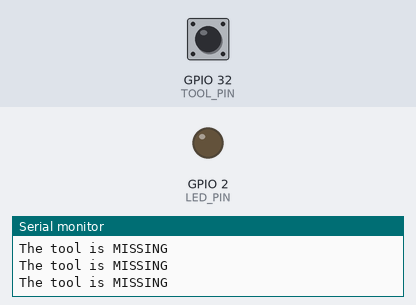
Bench run of a sketch on a simulated ESP32. Parts: output pins drawn as LEDs (lit = HIGH), the last lines printed to the serial monitor. The inputs (shaded band) are chosen by the test bench; at power-on: GPIO 32 (TOOL_PIN) HIGH.

Above: at 1.7 s.
1.8 s: GPIO 32 (TOOL_PIN) pulled LOW for 1 s
At 3.0 s:
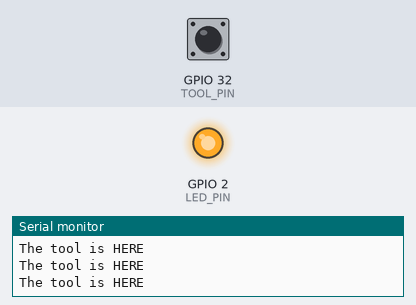
Timing chart, 0 to 4.8 s (numbered marks = the images above; inputs shaded):
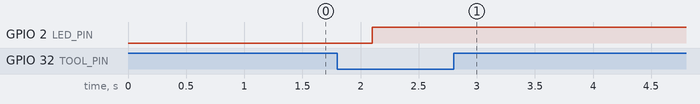

Measured:
- after the input at 1.8 s, GPIO 2 (LED_PIN): LOW → HIGH after 0.30 s

The sketch:

ProximitySensor.ino
```cpp
//Written by Nick Koumaris
//info@educ8s.tv

#include <MFRC522.h>
#include <Adafruit_GFX.h>
#include <Adafruit_SSD1306.h>
#include <SPI.h>
#include <stdio.h>
#include <stdlib.h>
#include <string.h>
#include <ezButton.h>
#include "FS.h"
#include "SD.h"

#define TOOL_PIN 32
#define LED_PIN 2
#define TOOLS_NUM 1
ezButton tool_switch(TOOL_PIN);


void setup()
{
  Serial.begin(115200);
  tool_switch.setDebounceTime(50);
  pinMode(LED_PIN, OUTPUT);
  digitalWrite(LED_PIN, LOW);    // turn the LED off by making the voltage LOW
  delay(500);

}

void loop(){
   tool_switch.loop(); // MUST call the loop() function first
  for (int i = 0 ; i < TOOLS_NUM ; i++)
  {
if (tool_switch.isPressed()){
          // Serial.println("The tool switch: ON -> OFF");
          Serial.println("The tool is RETURNED");

          digitalWrite(LED_PIN, LOW);   //LOW for led is off
        }
        if (tool_switch.isReleased()){
          // Serial.println("The tool switch: OFF -> ON");
          Serial.println("The tool is BORROWED");
          digitalWrite(LED_PIN, HIGH);  //HIGH for led is on
        }
        int state = tool_switch.getState();
        if (state == HIGH) // state is for the tool switch, HIGH is not pressed
        {
          // digitalWrite(LED_PIN, LOW);
          Serial.println("The tool is MISSING");
        }
        else // state is for the tool switch, LOW is pressed
        {
          digitalWrite(LED_PIN, HIGH);
          Serial.println("The tool is HERE");
        }
        delay(200);
  }
}
```
